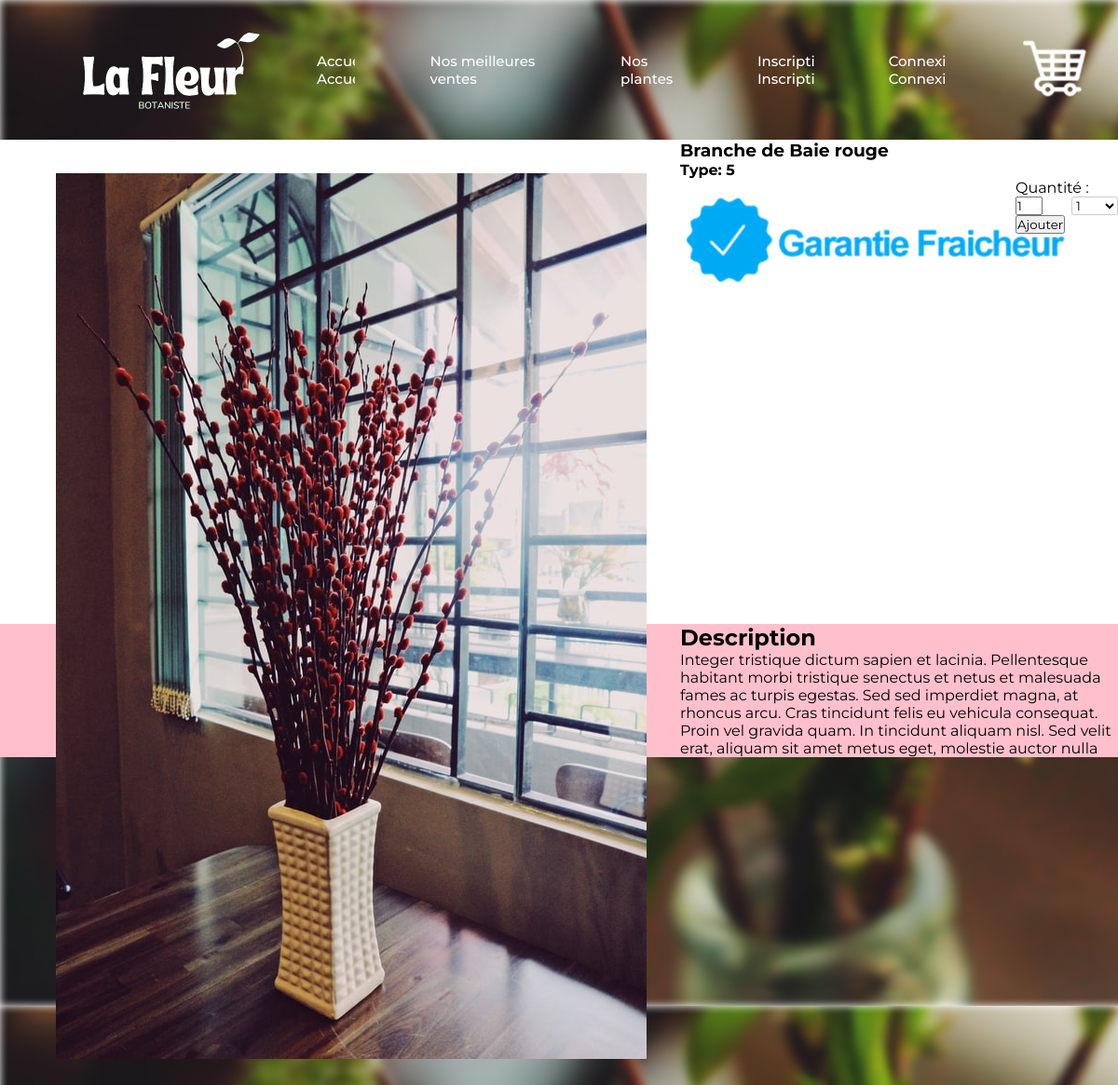
/details.php?pro_id=product-url-1, run on the app's committed database.
### tables this page shows
CREATE TABLE IF NOT EXISTS `products` (
  `product_id` int(10) NOT NULL AUTO_INCREMENT,
  `p_cat_id` int(10) NOT NULL,
  `cat_id` int(10) NOT NULL,
  `manufacturer_id` int(10) NOT NULL,
  `date` timestamp NOT NULL DEFAULT CURRENT_TIMESTAMP ON UPDATE CURRENT_TIMESTAMP,
  `product_title` text NOT NULL,
  `product_url` text NOT NULL,
  `product_img1` text NOT NULL,
  `product_img2` text NOT NULL,
  `product_img3` text NOT NULL,
  `product_price` int(10) NOT NULL,
  `product_psp_price` int(100) NOT NULL,
  `product_desc` text NOT NULL,
  `product_features` text NOT NULL,
  `product_video` text NOT NULL,
  `product_keywords` text NOT NULL,
  `product_label` text NOT NULL,
  `status` varchar(255) NOT NULL,
  PRIMARY KEY (`product_id`)
);

### details.php (the view, shortened to what this page needs)
<?php
include("includes/db.php");
include("includes/header.php");
?>
<?php
$product_id = @$_GET['pro_id'];
$get_product = "select * from products where product_url='$product_id'";
$run_product = mysqli_query($con,$get_product);
$check_product = mysqli_num_rows($run_product);
if($check_product == 0){
echo "<script> window.open('index.php','_self') </script>";
}
else{
$row_product = mysqli_fetch_array($run_product);
$p_cat_id = $row_product['p_cat_id'];
$pro_id = $row_product['product_id'];
$pro_title = $row_product['product_title'];
$pro_desc = $row_product['product_desc'];
$pro_img1 = $row_product['product_img1'];
?>
<link rel="stylesheet" href="styles/details.css">
</head>
<body background="images/bg.jpg">
<section id="home" >
        <header id="header" class="header">
            <img src="images/logo.png" alt="La Fleur" class="logo">
            <ul class="nav-links">
                <li>
                    <a href="#" data-text="Accueil">Accueil</a>
                </li>
                <li>
                    <a href="#best-sales" data-text="Nos meilleures ventes">Nos meilleures ventes</a>
                </li>
                <li>
                    <a href="#plants" data-text="Nos plantes">Nos plantes</a>
                </li>
                <li>
                    <a href="#Inscription" data-text="Inscription">Inscription</a>
                </li>
                 <li>
                    <a href="login.php" data-text="Connexion">Connexion</a>
                </li>
            </ul>
            <ul class="nav-links panier">
                <li>
                    <a href="panier.php" data-text="Panier" ><image src="images/panier.png" alt="Panier" class="img-panier"></a>
                </li>
            </ul>
        </header>
    </section>
    <section id="zone-products" class='zone-products'>
<?php
echo"
<section id='details-products' class='detail-prod'>
    <div class='detail-img'>
        <image src='admin_area/product_images/$pro_img1' alt='photo 1 du produit' class='img-prod'>
    </div>
    <div class='detail-info'>
        <div class='detail-detail'>
            <h3> $pro_title </h3>
            <h4>Type:  $p_cat_id </h4>
        </div>
        <div class='detail-garanti-fraicheur'>
            <image src='images/Garantie_Fraicheur.png' alt='logo garantie fraicheur' class='img-garanti-fraicheur'>
        </div>
        <div class='detail-btn-quantité'>
            <p>Quantité : </p>
            <select name='product_qty' class='select-style ' >
                <option>1</option>
                <option>2</option>
                <option>3</option>
                <option>4</option>
                <option>5</option>
            </select>
        </div>
        <div class='detail-btn-ajout-panier'>
        <form method='post' action='panier.php?action=add&pid=$pro_id '>
            <input type='text' class='product-quantity' name='quantity' value='1' size='2' />
                <input type='submit' value='Ajouter' class='btnAddAction' />
                    </form>
        </div>
    </div>
</section>
<section id='details-products-desc' class='detail-prod-desc'>
    <h2>Description</h2>
    $pro_desc
</section>
";
?>
</section>
</body>
</html>
<?php } ?>

### styles/fleurs.css (style rules this page uses)
* { margin: 0; padding: 0; box-sizing: border-box; font-family: "Montserrat", sans-serif; scroll-behavior: smooth; }
.header { position: relative; width: 100%; height: 150px; display: flex; align-items: center; padding: 0 50px; }
.logo { width: 250px; }
.nav-links { display: flex; list-style: none; }
.nav-links li { margin: 40px; overflow: hidden; }
.nav-links a { font-size: 15px; font-weight: 500; color: white; text-decoration: none; position: relative; display: block; transition: transform 0.4s; }
.nav-links a::before { content: attr(data-text); position: absolute; top: 100%; }

### styles/details.css (style rules this page uses)
section { display: block; }
.zone-products { background: white; }
.detail-prod { min-height: 65vh; }
.detail-img { float: left; margin: 0; padding-left: 5%; padding-top: 3%; padding-right: 3%; padding-bottom: 3%; }
.img-prod { max-height: 80% }
.detail-info { position: relative; }
.select-style { float: right; margin-right: 5%; padding: 0; margin: 0; border: 1px solid #ccc; width: 50px; border-radius: 3px; overflow: hidden; background-color: #fff; background: #fff; position: relative; }
.select-style:after { top: 50%; left: 85%; border: solid transparent; content: " "; height: 0; width: 0; position: absolute; pointer-events: none; border-color: rgba(0, 0, 0, 0); border-top-color: #000000; border-width: 5px; margin-top: -2px; z-index: 100; }
.detail-garanti-fraicheur { float: left; float: bottom; max-width: 30%; }
.detail-prod-desc { background: pink; }

### data on the page
products: product_img1 (picture), product_title "Branche de Baie rouge", p_cat "5", product_desc "Integer tristique dictum sapien et lacinia. Pellentesque habitant morbi tristique senectus et netus et malesuada fames ac turpis egestas. Sed sed imperdiet magna, at rhoncus arcu. Cras tincidunt felis eu vehicula consequat. Proin vel gravida quam. In tincidunt aliquam nisl. Sed velit erat, aliquam sit amet metus eget, molestie auctor nulla"
